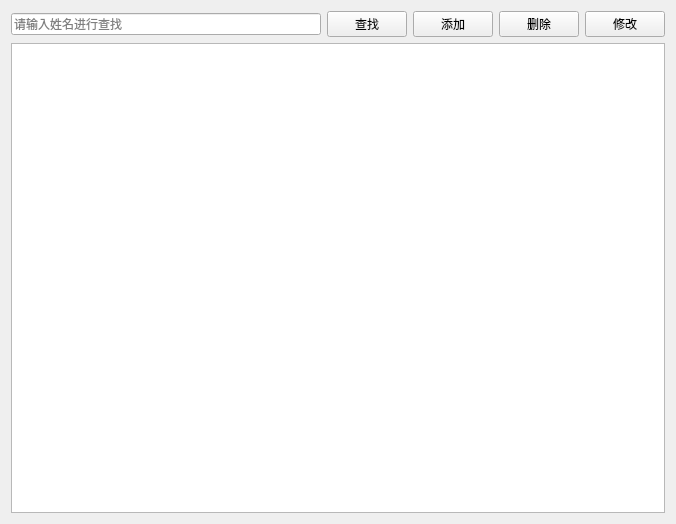
<?xml version="1.0" encoding="UTF-8"?>
<ui version="4.0">
 <class>DepartmentView</class>
 <widget class="QWidget" name="DepartmentView">
  <property name="geometry">
   <rect>
    <x>0</x>
    <y>0</y>
    <width>676</width>
    <height>524</height>
   </rect>
  </property>
  <property name="windowTitle">
   <string>科室管理</string>
  </property>
  <layout class="QVBoxLayout" name="verticalLayout">
   <item>
    <layout class="QHBoxLayout" name="horizontalLayout">
     <item>
      <widget class="QLineEdit" name="txtSearch">
       <property name="placeholderText">
        <string>请输入姓名进行查找</string>
       </property>
      </widget>
     </item>
     <item>
      <widget class="QPushButton" name="btSearch">
       <property name="text">
        <string>查找</string>
       </property>
      </widget>
     </item>
     <item>
      <widget class="QPushButton" name="btAdd">
       <property name="text">
        <string>添加</string>
       </property>
      </widget>
     </item>
     <item>
      <widget class="QPushButton" name="btDelete">
       <property name="text">
        <string>删除</string>
       </property>
      </widget>
     </item>
     <item>
      <widget class="QPushButton" name="btEdit">
       <property name="text">
        <string>修改</string>
       </property>
      </widget>
     </item>
    </layout>
   </item>
   <item>
    <widget class="QTableView" name="tableView"/>
   </item>
  </layout>
 </widget>
 <resources/>
 <connections/>
</ui>
